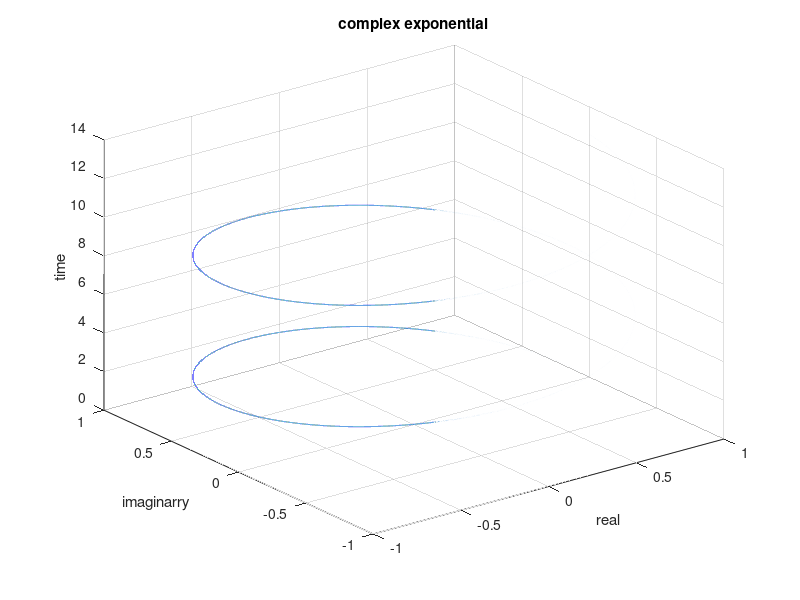

Write the MATLAB code that produced this figure.
%% time and the complex exponential axes
% the complex exponntial is the same as cos(t) + i sin(t) so
t = 0:0.0001:4*pi; % cause that's two periods

x = cos(t);
y = sin(t);
z = t;


% Plot it
plot3(x, y, z);
title('complex exponential');
xlabel('real');
ylabel('imaginarry');
zlabel('time');
grid on;
